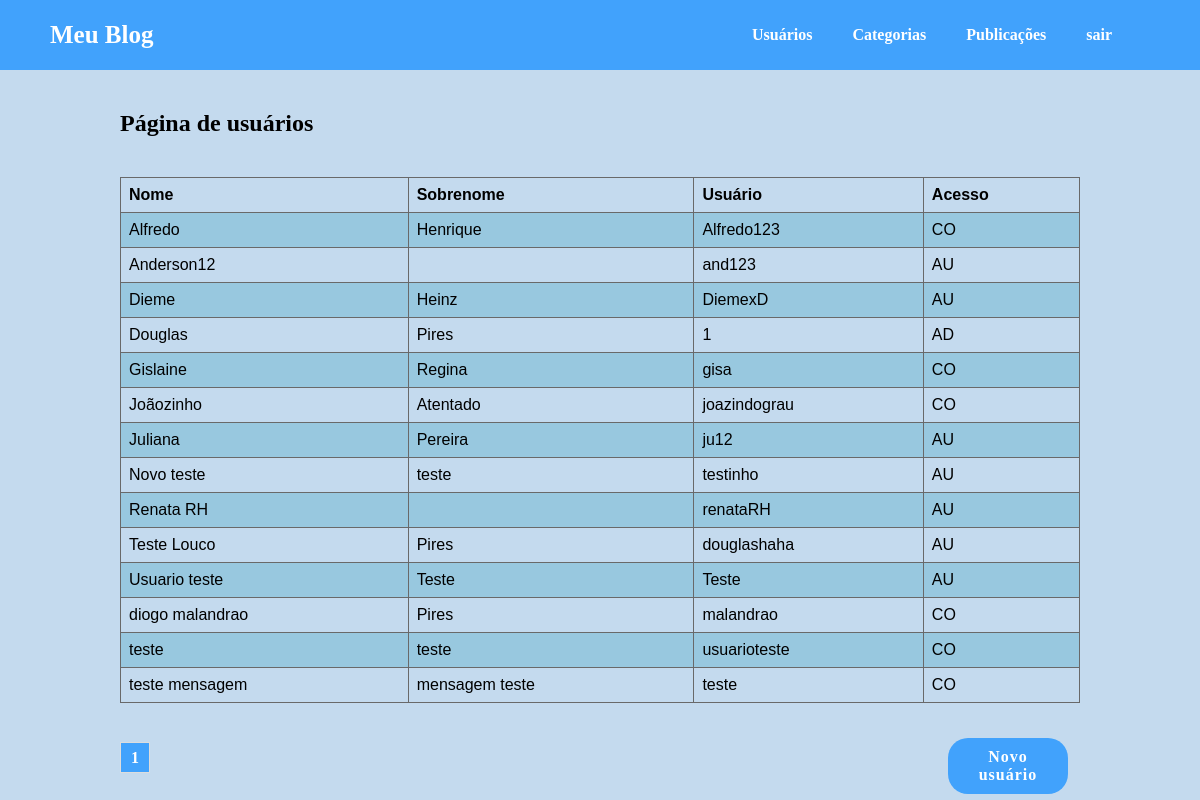
Before: /usuarios (signed in) with the older database file.
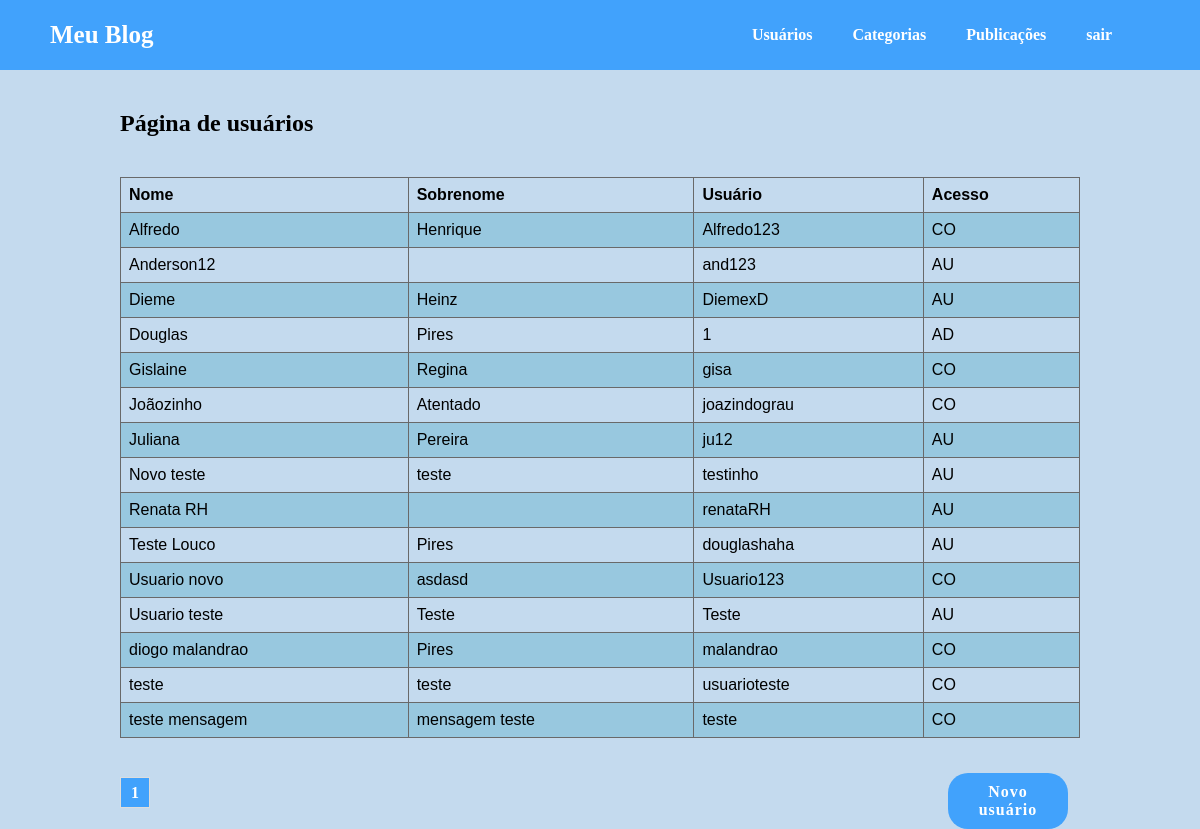
After: the same page with the newer database file.
### accounts/models.py (models this page shows, shortened)
class Usuario(models.Model):
    choices = [('AD', 'Administrador'), ('AU', 'Autor'),('CO', 'Comum')]
    nome_autor = models.CharField(max_length=100)
    sobrenome = models.CharField(max_length=100, blank=True)
    usuario = models.CharField(max_length=100)
    data_nascimento = models.DateField(blank=True, null=True)
    date_create = models.DateTimeField(default=timezone.now)
    senha = models.CharField(max_length=100)
    tipo = models.CharField(max_length=30, choices=choices, default='CO')

### accounts/views.py (the view)
# urls.py: path('usuarios', views.usuarios, name='usuarios'),
def usuarios(request):
    usuario_id = request.session['usuario_id']
    usuario_name = request.session['usuario_name']
    usuario_tipo = request.session['usuario_tipo']
    if usuario_tipo != 'AD':
        return redirect('dashboard')
    user = Usuario.objects.order_by('nome_autor')
    paginator = Paginator(user, 15)
    num_page = request.GET.get('p')
    user = paginator.get_page(num_page)
    return render(request, 'accounts/usuarios.html',{
        'user':user,
        'usuario_id':usuario_id,
        'usuario_name':usuario_name,
        'usuario_tipo':usuario_tipo,
    })

### accounts/templates/accounts/usuarios.html (shortened to what this page needs)
{% extends 'base.html' %}
{% block conteudo %}
    <div class="container_users">
        <div class="content_user">
        <h2>Página de usuários</h2>
            <table>
                <tr>
                    <th>Nome</th>
                    <th>Sobrenome</th>
                    <th>Usuário</th>
                    <th>Acesso</th>
                </tr>
                {% for usuario in user %}
                <tr>
                    <td>{{ usuario.nome_autor }}</td>
                    <td>{{ usuario.sobrenome }}</td>
                    <td>{{ usuario.usuario }}</td>
                    <td>{{ usuario.tipo }}</td>
                </tr>
                {% endfor %}
            </table>
            <div class="box_button_add_user">
                <a class="button_confirm" href="{% url 'cadastro' %}">Novo usuário</a>
            </div>
        </div>
    </div>
    <div class="footer_paginator">
        {% for pagina in user.paginator.page_range %}
            {% if user.number == pagina %}
                <div class="page_select">
                    <a href="?p={{ pagina }}">{{ pagina }}</a>
                </div>
                {% else %}
                <div>
                    <a href="?p={{ pagina }}">{{ pagina }}</a>
                </div>
            {% endif %}
        {% endfor %}
    </div>
{% endblock %}

Changed rows visible on the page:
added Usuario: nome_autor "Usuario novo", sobrenome "asdasd", usuario "Usuario123", tipo "CO"
